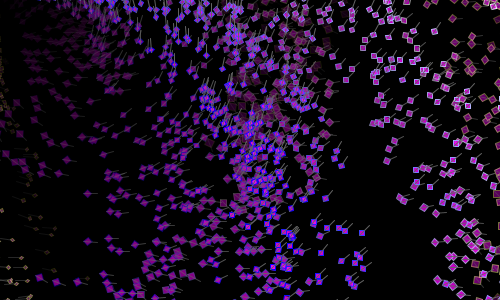
Frame 1 (no input)
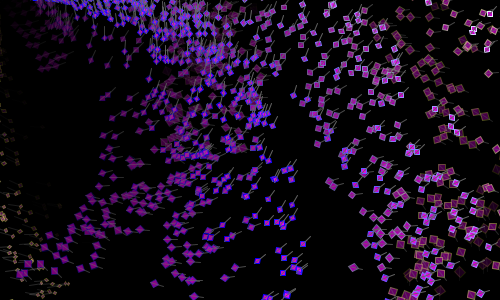
Frame 60 (the mouse pressed at the canvas centre just before this capture)
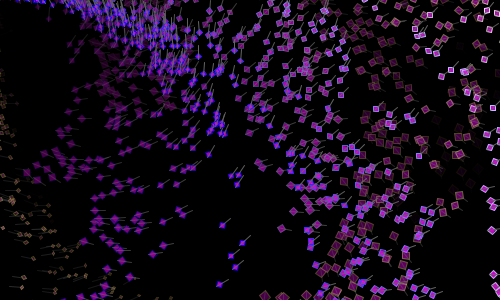
Frame 120 (the mouse held since frame 60 and released just before this capture)

The Processing sketch that drew these frames (run headless with seeded random() and noise(); from frame 60 on, the mouse is pressed at the canvas centre):

// Processing sketch: processing_120267
// ── processing_120267.pde

// practice on moving clouds
// by chen-hsin chang

float xstart, xnoise, ystart, ynoise;
void setup() {
  size(500, 300);
  background(0);
  frameRate(24);
  xstart = random(10);
  ystart = random(10);
}
void draw() {
  background(0);
  xstart += 0.01;
  ystart += 0.01;
  xnoise = xstart;
  ynoise = ystart;
  for (int y = 0; y <= height; y+=5) {
    ynoise += 0.1;
    xnoise = xstart;
    for (int x = 0; x <= width; x+=5) {
      xnoise += 0.1;
      drawPoint(x, y, noise(xnoise, ynoise));
    }
  }
}
void drawPoint(float x, float y, float noiseFactor) {
  pushMatrix();
  translate(x, y);
  rotate(noiseFactor * radians(540));
  float edgeSize = noiseFactor * 35;
  float grey = 150 + (noiseFactor * 120);
  float alph = 150 + (noiseFactor * 120);
  float len = 10 * noiseFactor;

  stroke(x, x, y, y);
  fill(y, 0, y, alph);
  rect(x, y, len, len);
  stroke(100, y);
  line(x, y, x+10, y+10);
  // ellipse(0, 0, edgeSize, edgeSize/2);
  popMatrix();
}

/* 
 void drawPoint(float x, float y, float noiseFactor) {
 float len = 10 * noiseFactor;
 rect(x, y, len, len);
 }
 */
/*
void drawPoint(float x, float y, float noiseFactor) {
 pushMatrix();
 translate(x, y);
 rotate(noiseFactor * radians(360));
 stroke(0, 150);
 line(0, 0, 20, 0);
 popMatrix();
 }
 */
